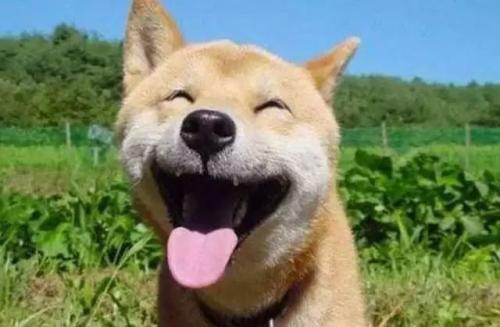
#> input picture ReadShowImg/dog.jpg, 500 x 327 px, found by its file name
$ python ReadShowImg.py
#> lines starting #> are read from the running program, lines starting #| are printed output that depends on the picture
import cv2
img1=cv2.imread(r'E:\GitHub\PythonOpenCV\ReadShowImg\dog.jpg',cv2.IMREAD_UNCHANGED)
#> img1 is the input picture: shape (327, 500, 3); mean B, G, R 102.4, 131.4, 116.9
img2=cv2.imread(r'E:\GitHub\PythonOpenCV\ReadShowImg\dog.jpg',cv2.IMREAD_GRAYSCALE)
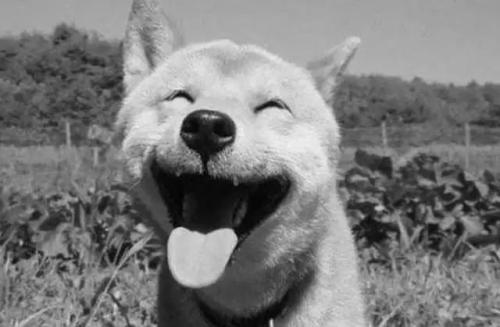
#> img2: shape (327, 500); min 0, max 242, mean 123.8
img3=cv2.imread(r'E:\GitHub\PythonOpenCV\ReadShowImg\dog.jpg',cv2.IMREAD_COLOR)
img4=cv2.imread(r'E:\GitHub\PythonOpenCV\ReadShowImg\dog.jpg',cv2.IMREAD_ANYDEPTH)
img5=cv2.imread(r'E:\GitHub\PythonOpenCV\ReadShowImg\dog.jpg',cv2.IMREAD_ANYCOLOR)

#图片路径不得有中文，否则后面对图片操作会产生错误，如下面resize产生错误
#cv2.error: OpenCV(4.1.0) C:\projects\opencv-python\opencv\modules\imgproc\src\resize.cpp:3718: error: (-215:Assertion failed) !ssize.empty() in function 'cv::resize'

#重新设置图片尺寸
#img1 = cv2.resize(img1,(300,300),interpolation=cv2.INTER_AREA)

#参数说明
#IMREAD_UNCHANGED 按原样返回图片
#IMREAD_GRAYSCALE 将图片转为灰阶图片返回
#IMREAD_COLOR     默认彩色打开图片
#IMREAD_ANYDEPTH  返回对应深度的图像16或32，否则返回8位图像
#IMREAD_ANYCOLOR  返回对应的格式图像


#使用控制台show图片时，必须waitKey，否则图片显示一片灰色，属于阻塞状态。
#cv2.imshow('img1',img1)
#k=cv2.waitKey(0)

#方法一：固定窗口显示
cv2.imshow('img1',img1)
cv2.waitKey(0)
cv2.destroyAllWindows()


#方法二：windows窗口显示
cv2.namedWindow('image', cv2.WINDOW_NORMAL)
#WINDOW_NORMAL 适合大尺寸图片
#WINDOW_AUTOSIZE
cv2.imshow('image',img1)
cv2.waitKey(0)
cv2.destroyAllWindows()
